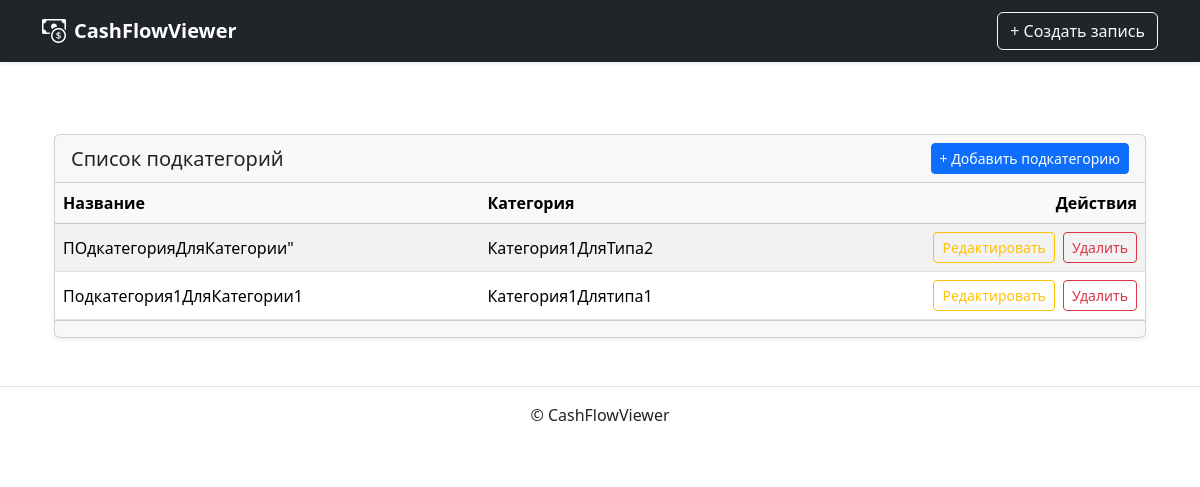
Screenshot of /cash/subcategory/ with the database file from the repository.
### cashflow/models.py (models this page shows, shortened)
class Subcategory(models.Model):
    name = models.CharField(max_length=100)
    category = models.ForeignKey(
        Category, on_delete=models.CASCADE, related_name='subcategories'
    )
    class Meta:
        verbose_name = 'Подкатегория'
        verbose_name_plural = 'Подкатегории'

class Category(models.Model):
    name = models.CharField(max_length=100)
    type = models.ForeignKey(
        Type, on_delete=models.CASCADE, related_name='categories'
    )
    class Meta:
        verbose_name = 'Категория'
        verbose_name_plural = 'Категории'

### cashflow/views.py (the view)
# urls.py: path('', SubcategoryListView.as_view(), name='subcategory_list'),
class SubcategoryListView(ListView):
    model = Subcategory
    paginate_by = 10
    template_name = 'cashflow/subcategory/list.html'
    ordering = ['name']
    def get_queryset(self):
        qs = super().get_queryset()
        category_id = self.request.GET.get('category')
        if category_id:
            qs = qs.filter(category_id=category_id)
        return qs

### templates/cashflow/subcategory/list.html (shortened to what this page needs)
{% extends "base.html" %}
{% block content %}
<div class="container mt-4">
  <div class="card shadow-sm">
    <div class="card-header d-flex justify-content-between align-items-center">
      <h5 class="mb-0">Список подкатегорий</h5>
      <a href="{% url 'cashflow:subcategory_create' %}" class="btn btn-sm btn-primary">+ Добавить подкатегорию</a>
    </div>
    <div class="card-body p-0">
      <div class="table-responsive">
        <table class="table table-hover table-striped mb-0 align-middle">
          <thead class="table-light">
            <tr>
              <th>Название</th>
              <th>Категория</th>
              <th class="text-end">Действия</th>
            </tr>
          </thead>
          <tbody>
            {% for subcat in page_obj %}
            <tr>
              <td>{{ subcat.name }}</td>
              <td>{{ subcat.category.name }}</td>
              <td class="text-end">
                <a href="{% url 'cashflow:subcategory_update' subcat.pk %}" class="btn btn-sm btn-outline-warning me-1">Редактировать</a>
                <a href="{% url 'cashflow:subcategory_delete' subcat.pk %}" class="btn btn-sm btn-outline-danger">Удалить</a>
              </td>
            </tr>
            {% empty %}
            <tr>
              <td colspan="3" class="text-center text-muted py-4">
                Подкатегории пока не добавлены.
              </td>
            </tr>
            {% endfor %}
          </tbody>
        </table>
      </div>
    </div>
    <div class="card-footer">
    </div>
  </div>
</div>
{% endblock %}

### rows the page displays
Subcategory: name "ПОдкатегорияДляКатегории\"", category.name "Категория1ДляТипа2"
Subcategory: name "Подкатегория1ДляКатегории1", category.name "Категория1Длятипа1"
